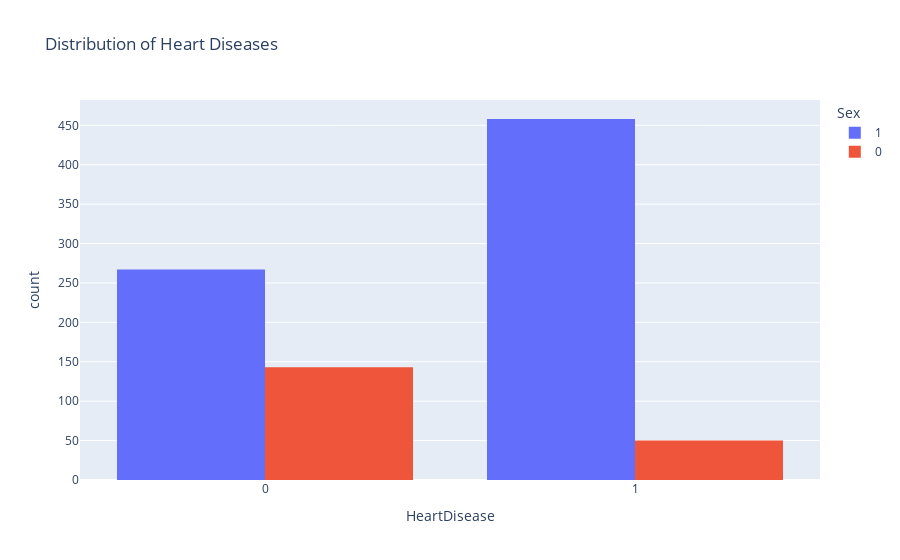

The notebook cell saved with this chart:
### Code cell
# Shows the Distribution of Heat Diseases with respect to male and female
fig=px.histogram(heart_df, 
                 x="HeartDisease",
                 color="Sex",
                 hover_data=heart_df.columns,
                 title="Distribution of Heart Diseases",
                 barmode="group")
fig.show()

### Figure 1 — Plotly figure (JSON) as saved in the notebook; plotly's stock layout.template omitted (floating-point values rounded to 4 significant figures; data arrays with more than 128 entries replaced by an {"elided": "..."} marker saying what was removed)
{"data": [{"alignmentgroup": "True", "bingroup": "x", "hovertemplate": "Sex=1<br>HeartDisease=%{x}<br>count=%{y}<extra></extra>", "legendgroup": "1", "marker": {"color": "#636efa", "pattern": {"shape": ""}}, "name": "1", "offsetgroup": "1", "orientation": "v", "showlegend": true, "type": "histogram", "x": {"elided": "725 int values"}, "xaxis": "x", "yaxis": "y"}, {"alignmentgroup": "True", "bingroup": "x", "hovertemplate": "Sex=0<br>HeartDisease=%{x}<br>count=%{y}<extra></extra>", "legendgroup": "0", "marker": {"color": "#EF553B", "pattern": {"shape": ""}}, "name": "0", "offsetgroup": "0", "orientation": "v", "showlegend": true, "type": "histogram", "x": {"elided": "193 int values"}, "xaxis": "x", "yaxis": "y"}], "layout": {"barmode": "group", "legend": {"title": {"text": "Sex"}, "tracegroupgap": 0}, "title": {"text": "Distribution of Heart Diseases"}, "xaxis": {"anchor": "y", "domain": [0, 1], "title": {"text": "HeartDisease"}}, "yaxis": {"anchor": "x", "domain": [0, 1], "title": {"text": "count"}}}}
